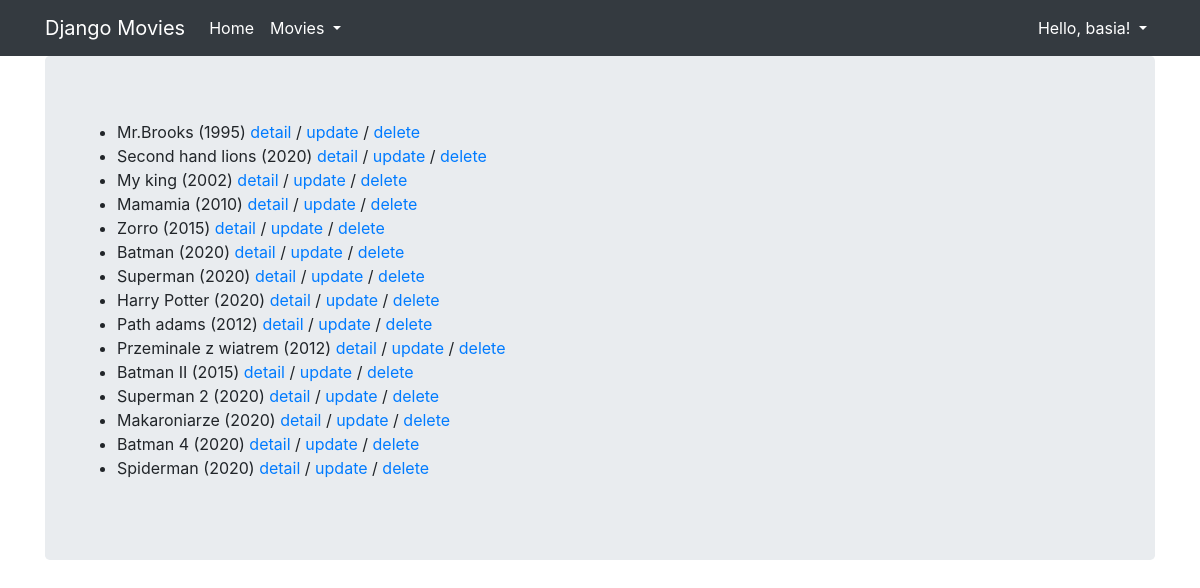
/core/movie/list (signed in), run on the app's committed database.
### core/models.py (models this page shows, shortened)
class Movie(models.Model):
    title=models.CharField(max_length=100)
    rating = models.IntegerField(null=True, validators=[MaxValueValidator(10),MinValueValidator(1)]
    )
    released = models.DateField(null=True)
    description = models.TextField(null=True,blank=True)
    created = models.DateTimeField(auto_now_add=True,null=True)
    genre=models.ForeignKey(Genre,null=True,on_delete=models.SET_NULL)
    director=models.ForeignKey(Director,null=True,on_delete=models.SET_NULL)
    countries=models.ManyToManyField(Country,related_name='movie')
    class Meta:
        unique_together=("title","released","director")

### core/views.py (the view)
# urls.py: path('movie/list',MovieListView.as_view(),name='movie_list'),
class MovieListView(LoginRequiredMixin,ListView,StaffRequiredMixin):
    template_name = 'movie_list.html'
    model=Movie

### core/templatetags/movie_extras.py (called while the page is built)
@register.simple_tag
def movie_format(movie,short=False):
    if short:
        return f'{movie.title} ({movie.released.year})'
    return f'{movie.title}({movie.released.year})-{movie.genre}'

### core/templates/movie_list.html
{% extends "base.html" %}
{% load movie_extras %}
{% block content %}
  <ul>
    {% for movie in object_list %}
      <li>
        {% movie_format movie short=True %}
        <a href="{% url 'core:movie_detail' movie.pk %}">detail</a> /
        <a href="{% url 'core:movie_update' movie.pk %}">update</a> /
        <a href="{% url 'core:movie_delete' movie.pk %}">delete</a>
      </li>
    {% endfor %}
  </ul>
{% endblock %}

### djangomovies/templates/base.html (shortened to what this page needs)
{% load bootstrap4 %}
{% load static %}
<html {% if LANGUAGE_CODE %}lang="{{ LANGUAGE_CODE }}"{% endif %}>
  <head>
      {% block styles %}{% bootstrap_css %}{% endblock %}
  </head>
  <body>
    <nav class="navbar navbar-expand-lg navbar-dark bg-dark">
      <div class="container fixed">
        <a class="navbar-brand" href="{% url 'index' %}">Django Movies</a>
        <div class="collapse navbar-collapse" id="navbarNavAltMarkup">
          <div class="navbar-nav">
            <a class="nav-item nav-link active" href="/">
              Home
            </a>
            <div class="nav-item dropdown">
              <a class="nav-link active dropdown-toggle" href="#" data-toggle="dropdown">
                Movies
              </a>
            </div>
          </div>
          <div class="navbar-nav ml-auto">
            <div class="nav-item dropdown">
              {% if user.is_authenticated %}
                <a class="nav-link active dropdown-toggle" href="#" data-toggle="dropdown">
                  {% if user.first_name %}Hello, {{ user.first_name }}!
                  {% else %}Hello, {{ user.username }}!{% endif %}
                </a>
              {% endif %}
            </div>
          </div>
        </div>
      </div>
    </nav>
    <div class="container">
      <div class="jumbotron">
        {% block content %}{% endblock %}
      </div>
    </div>
  </body>
</html>

### data on the page
Movie: title+released "Mr.Brooks (1995)"
Movie: title+released "Second hand lions (2020)"
Movie: title+released "My king (2002)"
Movie: title+released "Mamamia (2010)"
Movie: title+released "Zorro (2015)"
Movie: title+released "Batman (2020)"
Movie: title+released "Superman (2020)"
Movie: title+released "Harry Potter (2020)"
Movie: title+released "Path adams (2012)"
Movie: title+released "Przeminale z wiatrem (2012)"
Movie: title+released "Batman II (2015)"
Movie: title+released "Superman 2 (2020)"
Movie: title+released "Makaroniarze (2020)"
Movie: title+released "Batman 4 (2020)"
Movie: title+released "Spiderman (2020)"

### other printed values
{{ user.username }} "basia"
